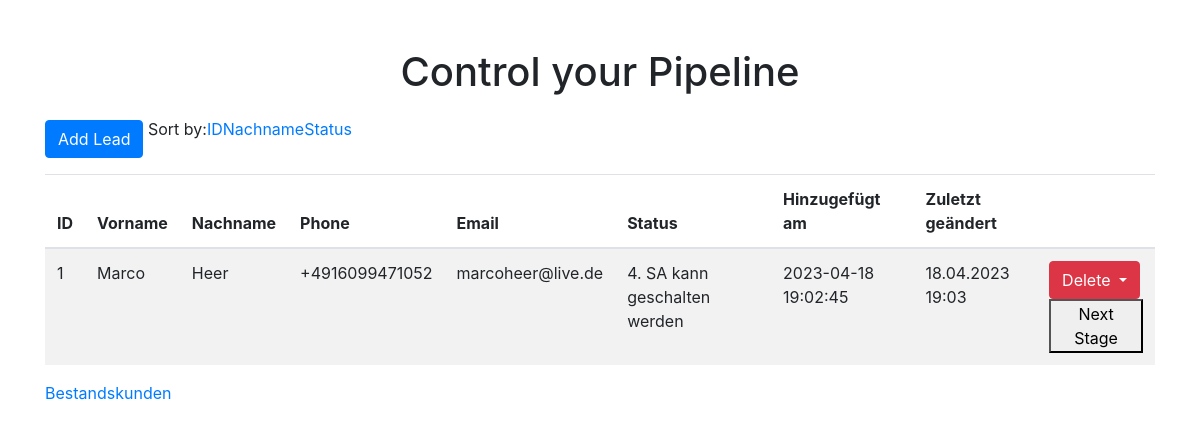
The page / on the database its author committed.
### models.py (models this page shows, shortened)
class Lead(db.Model):
    id = db.Column(db.Integer, primary_key=True)
    first_name = db.Column(db.String(100))
    last_name = db.Column(db.String(100))
    phone = db.Column(db.String(50))
    email = db.Column(db.String(100))
    status = db.Column(db.String(100))
    created_at = db.Column(db.DateTime, default=datetime.utcnow)
    last_changed = db.Column(db.DateTime, nullable =False , default=datetime.utcnow)

### app.py (the view, shortened to what this page needs)
@app.route('/', methods=['GET', 'POST'])
def index():
    sort_by = request.args.get('sort_by', 'id')
    if sort_by not in ['id', 'last_name', 'status']:
        sort_by = 'id'
    if sort_by == 'last_name':
        leads = Lead.query.order_by(Lead.last_name).all()
    elif sort_by == 'status':
        leads = Lead.query.order_by(Lead.status).all()
    else:
        leads = Lead.query.all()
    bk_link = url_for('bestandskunden')
    bk_link_text = 'Bestandskunden'
    return render_template('index.html', leads=leads, bk_link=bk_link, bk_link_text=bk_link_text)

### templates/index.html (shortened to what this page needs)
<!DOCTYPE html>
<html lang="de">
<head>
    <link rel="stylesheet" href="https://maxcdn.bootstrapcdn.com/bootstrap/4.5.2/css/bootstrap.min.css">
    <link rel="stylesheet" href="/static/css/main.css">
</head>
<body>
    <div class="container mt-5">
        <h1 class="text-center">Control your Pipeline</h1>
        <button id="show-form-btn" class="btn btn-primary mt-3" onclick="toggleForm()">Add Lead</button>
<table id="leads-table" class="table table-striped mt-3">
    <label for="sort-by">Sort by:</label>
        <a href="{{ url_for('index', sort_by='id') }}">ID</a>
        <a href="{{ url_for('index', sort_by='last_name') }}">Nachname</a>
        <a href="{{ url_for('index', sort_by='status') }}">Status</a>
        <thead>
            <tr>
                <th onclick="sortTable(0)">ID</th>
                <th onclick="sortTable(1)">Vorname</th>
                <th onclick="sortTable(2)">Nachname</th>
                <th>Phone</th>
                <th>Email</th>
                <th onclick="sortTable(3)">Status</th>
                <th scope="col">Hinzugefügt am</th>
                <th scope="col">Zuletzt geändert</th>
                <th></th>
            </tr>
        </thead>
        <tbody>
            {% for lead in leads %}
            <tr>
                <td>{{ lead.id }}</td>
                <td>{{ lead.first_name }}</td>
                <td>{{ lead.last_name }}</td>
                <td>{{ lead.phone }}</td>
                <td>{{ lead.email }}</td>
                <td>{{ lead.status }}</td>
                <td>{{ lead.created_at.strftime('%Y-%m-%d %H:%M:%S') }}</td>
                <td>{{ lead.last_changed.strftime('%d.%m.%Y %H:%M') }}</td>
                        <td>
                            <div class="dropdown">
                                <button class="btn btn-danger dropdown-toggle" type="button" id="deleteMenu" data-toggle="dropdown" aria-haspopup="true" aria-expanded="false">
                                    Delete
                                </button>
                            </div>
                            <button onclick="changeStatus('{{ lead.id }}')">Next Stage</button>
                        </td>
                </tr>
                {% endfor %}
            </tbody>
        </table>
        <a href="{{ bk_link }}">{{ bk_link_text }}</a>
    </body>
    </html>

### rows shown on the page
Lead: id "1", first_name "Marco", last_name "Heer", phone "+4916099471052", email "marcoheer@live.de", status "4. SA kann geschalten werden", created_at "2023-04-18 19:02:45", last_changed "18.04.2023 19:03"

### other values the page prints
{{ bk_link_text }} "Bestandskunden"
